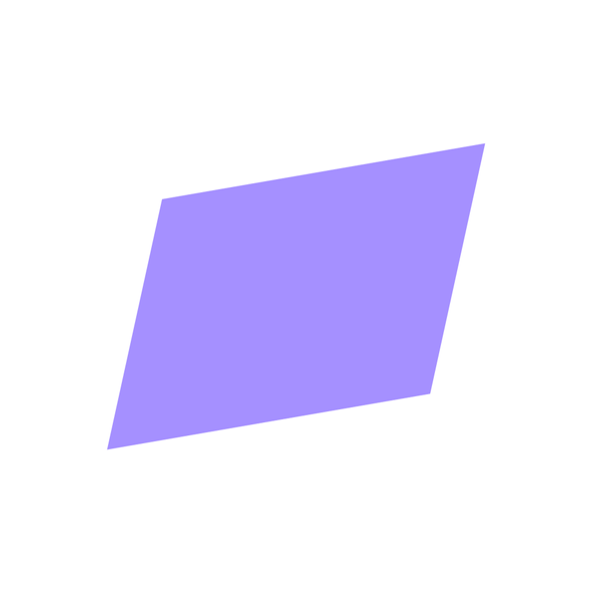
#> input picture shapes/rhombus.png, 600 x 600 px, found by its file name
$ jupyter execute --allow-errors PathGenerationModule.ipynb
#> lines starting #> are read from the running program, lines starting #| are printed output that depends on the picture; after the words box and inside, x2 and y2 are one past the last pixel; in counts of white or black regions, pixels touching at a corner belong together
*This script is the first iteration of the Path Generation Module, for our University of Pittsburgh Senior Design Project, the assistive whiteboard robot, for Spring 2023.*

<h1> Path Output to File <h1>

[cell 1]
line = ["(0,1)", "(0,2)", "(0,3)" , "(0,4)", "(0,5)", "(0,6)", "(0,7)", "(0,8)"]

with open("Output.txt", "w") as file:
    data = " ".join(line)
    file.write(data)

<h3> For Splicing <h3>

*Adds a comma between each point*

[cell 2]
line = ["(0,1)", "(0,2)", "(0,3)" , "(0,4)", "(0,5)", "(0,6)", "(0,7)", "(0,8)"]

with open("Output.csv", "w") as file:
    data = ", ".join(line)
    file.write(data)

*Current Potential Issue: not iterative, need entire path completed*

<h3> For CSV <h3>

*pandas is a library the allows for the creation of a data frame to hold different analytical values. It can easily transfer data from its object structure into a .csv format, which is the easiest file type for the internal modules to read and write coordinates from.*

[cell 3]
import pandas as pd
from matplotlib import pyplot as plt

[cell 4]
points = [[0,0], [0,1], [0,2], [0,3], [0,4]]
df = pd.DataFrame(columns = ["x", "y"], data = points)
print(df)

[cell 5]
df.to_csv("Output.csv", index=False)

[cell 6]
def PathToFile(file, path):
    df = pd.DataFrame(columns = ["x", "y"], data = path)
    df.to_csv(file, index=False)

[cell 7]
PathToFile("Output.csv", df)

<h1> Geometric Shape Path <h1>

*y=mx+b for the basic line drawing function*

def Line(start, end, line):
    start_x = int(start[0])
    start_y = int(start[1])

    end_x = int(end[0])
    end_y = int(end[1])
    if(end_x-start_x != 0):
        m = ((end_y-start_y)/(end_x-start_x))
        print("slope:")
        print(m)
    else:
        m = 1
    #(y1-y0) = m(x1-x0)
    #b = m(x1)-m(x0) - (y1-y0)
    b = (-(m)*(start_x) + (start_y))
    print("y-intercept:")
    print(b)

    dist = int(((start_x-end_x)**2+(start_y-end_y)**2)**.5)

    step = 1
    if(start_x>end_x):
        step = -1
         start = start_x
         end = end_x
    elif(end_x<start_x):
         start = end_x
         end = start_x

    for p in range(start_x, end_x+step, step):
        y = m*(p) + b
        print("y:")
        if(-10E-5> y or y<10E-5):
            y=0
        print(y)
        if(start_x == end_x):
            line.append([start_x, y])
        elif(start_y==end_y):
            line.append([(p), start_y])
        else:
            line.append([(p),y])


    print(line)
    PathToFile("Output.csv", line)


[cell 8]
def Line2(start, end, line):
    d = dist(start, end)
    step = 0.25
    r = int(d/step)

    for i in range(r+1):
        x = start[0] + (end[0]-start[0])*i/r
        y = start[1] + (end[1]-start[1])*i/r
        line.append([round(x,1),round(y,1)])


    PathToFile("Output.csv", line)

[cell 9]
def Line3(start, end, line):

    line.append(start)
    line.append(end)
    print(line)

    PathToFile("Output.csv", line)

[cell 10]
def dist(start, end):
    dist=pow(pow(start[0]-end[0],2)+pow(start[1]-end[1],2),0.5)
    return dist

<h4>Diagonal Line<h4>

[cell 11]
Line3([4,4],[1,0], list())

[cell 12]
Line2([1,0],[4,4], list())

<h4>Horizontal Line<h4>

[cell 13]
Line2([0,0],[0,4], [])

<h4>Verticle Line<h4>

[cell 14]
Line2([4,4],[0,4], [])

<h3> Shapes <h3>

[cell 15]
def Triangle(one, two, three, line):
    Line2(one, two, line)
    Line2(two, three, line)
    Line2(three, one, line)
    print(line)

[cell 16]
Triangle([0,0],[0,4],[4,3],[])

[cell 17]
def LinearPath(l):
    line = []
    for i in range (0, len(l)-1):
        Line2(l[i], l[i+1], line)
    PathToFile("Output.csv", line)
    print(line)

[cell 18]
LinearPath([[0,0],[0,3],[3,3],[3,0]])

[cell 19]
import numpy as np

[cell 20]
def Circle(r, line):
#> called with r = 150
    theta = np.linspace( 0 , 2 * np.pi , 360 )
    radius = r
    a = radius * np.cos( theta )
    b = radius * np.sin( theta )
    for i in range(0,len(a)):
        line.append([round(a[i],3),round(b[i],3)])
        plt.scatter(round(a[i],3),round(b[i],3))
    PathToFile("Output.csv", line)
    print(line)

[cell 21]
LinearPath([[0,0],[0,3],[3,3],[3,0]])

[cell 22]
Circle(150, [])
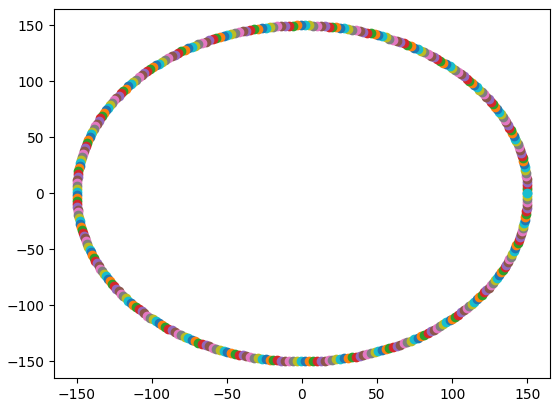
#> figure drawn by matplotlib, 1 panel

<h1> Edge Detection <h1>

[cell 23]
import cv2
import os
from matplotlib import pyplot as plt

[cell 24]
image_path = os.path.join('Pictures','rhombus.png')
img = cv2.imread(image_path)
#> img is the input picture: shape (600, 600, 3); mean B, G, R 255, 231, 235.5
plt.imshow(img)

<h3>Noise Reduction<h3>

[cell 25]
gray = cv2.cvtColor(img, cv2.COLOR_BGR2GRAY)
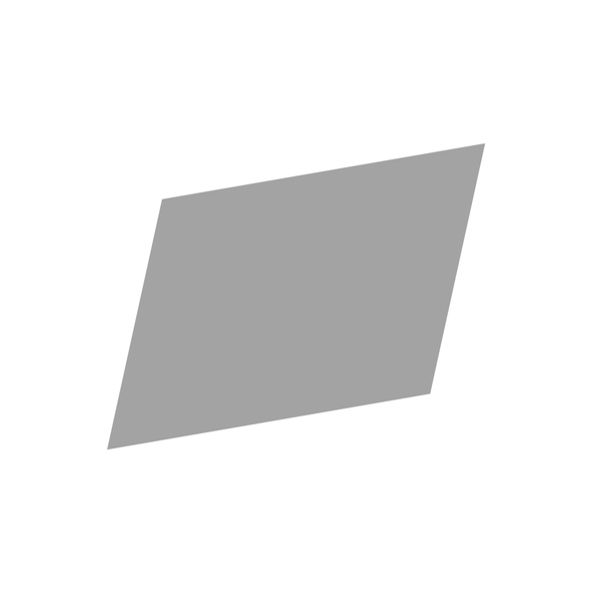
#> gray: shape (600, 600); min 153, max 255, mean 235.1
plt.imshow(gray)
blur = cv2.GaussianBlur(gray, (5,5), 0)

<h3>Convolution filters<h3>

[cell 26]
canny = cv2.Canny(blur, threshold1 = 180, threshold2 = 200)
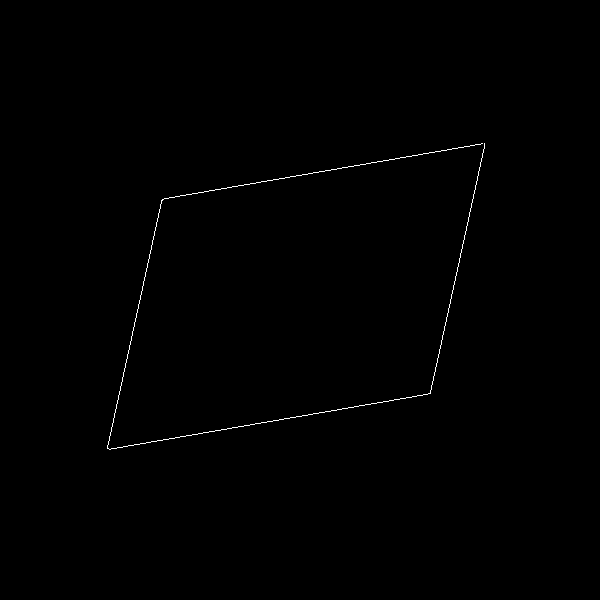
#> canny: shape (600, 600); 0.32% white in thin lines or dots, all inside (x1, y1, x2, y2) = (107, 143, 485, 450)

[cell 27]
resize_image = cv2.resize(canny, (int(img.shape[1]/2), int(img.shape[0]/2)))
cv2.imshow('Frame View', resize_image)
plt.imshow(resize_image)

<h1> Feature Detection <h1>

[cell 28]
corners= cv2.goodFeaturesToTrack(gray, 100, 0.01, 50)
#> corners = [[108, 448], [483, 144], [429, 393], [162, 199]]
print(corners)

[cell 29]
x_min = 100000
y_max = 0
for corner in corners:
    x,y= corner[0]
    x= int((x)/2)
    y= int((y)/2)
    cv2.rectangle(resize_image, (x-5,y-5),(x+5,y+5),(255,0,0),-1)
#> this loop made 4 passes
#> (corner, x, y) on passes 1 to 4: ([[108, 448]], 54, 224), ([[483, 144]], 241, 72), ([[429, 393]], 214, 196), ([[162, 199]], 81, 99)
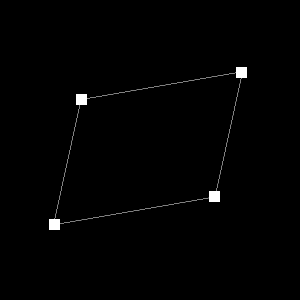
#> resize_image: shape (300, 300); min 0, max 255, mean 2.1


plt.imshow(resize_image)

<h1> Feature Detection - Curves<h1>

[cell 30]
image_path = os.path.join('circle2.png')
img = cv2.imread(image_path)
#> (the rest of this cell did not finish here and is left out)

#> (a cell that did not finish here is left out)

[cell 32]
canny = cv2.Canny(blur, threshold1 = 180, threshold2 = 200)
#> (the rest of this cell did not finish here and is left out)

[cell 33]
corners= cv2.goodFeaturesToTrack(gray, 500, 0.00001, 5)
#> corners = 157 rows, first 8: [108, 448], [483, 144], [429, 393], [162, 199], [125, 363], [441, 344], [459, 262], [450, 303]
print(corners)

for corner in corners:
    x,y= corner[0]
    x= int((x)/2)
    y= int((y)/2)
    cv2.rectangle(resize_image, (x-5,y-5),(x+5,y+5),(255,0,0),-1)
    plt.scatter(round(x,3),round(y,3))
#> this loop made 157 passes
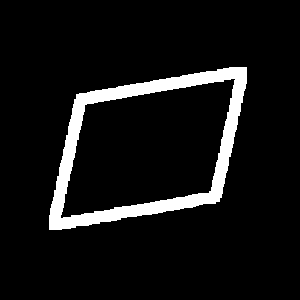
#> resize_image: shape (300, 300); 7.8% white; 1 white region, box (x1, y1, x2, y2) and area: (49, 67, 247, 230) 6990

print(resize_image)
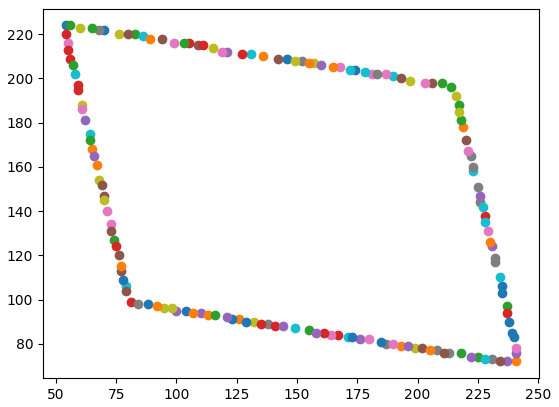
#> figure drawn by matplotlib, 1 panel

<h1>Starting Point<h1>

[cell 34]
# [4 lines of commented-out code are left out]

[cell 35]
# [7 lines of commented-out code are left out]

[cell 36]
def StartPoint(corners):
    x_min = 100000
    y_max = 0
    for corner in corners:
        x,y= corner[0]
        x= int((x)/2)
        y= int((y)/2)

    #START POINT LOCATER

        if(x<x_min):
            x_min = x
        if(y>y_max):
            y_max = y

    #END START POINT LOCATION

        cv2.rectangle(resize_image, (x-5,y-5),(x+5,y+5),(255,0,0),-1)
#> this loop made 157 passes
#> (corner, x, y, x_min, y_max) on pass 1: ([[108, 448]], 54, 224, 54, 224)
#> (corner, x, y) on passes 2 to 7: ([[483, 144]], 241, 72), ([[429, 393]], 214, 196), ([[162, 199]], 81, 99), ([[125, 363]], 62, 181), ([[441, 344]], 220, 172), ([[459, 262]], 229, 131)
#> after the loop, x_min = 54; y_max = 224
    print(x_min)
    print(y_max)

$ run again, with shapes/arrow1.png copied over shapes/rhombus.png
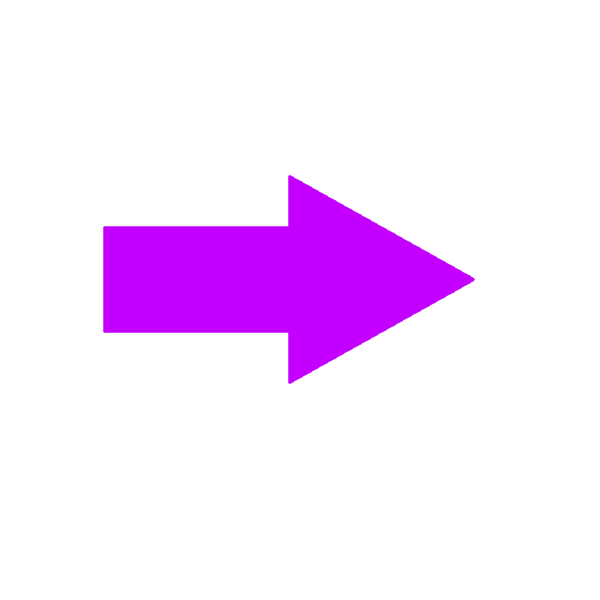
#> input picture shapes/arrow1.png, 600 x 600 px, found by its file name
#> img is the input picture: shape (600, 600, 3); mean B, G, R 255, 227, 248.4
#> canny: shape (600, 600); 0.32% white in thin lines or dots, all inside (x1, y1, x2, y2) = (103, 175, 475, 384)
#> `corners= cv2.goodFeaturesToTrack(gray, 100, 0.01, 50)`: corners = [[289, 382], [289, 176], [473, 279], [104, 331], [104, 227], [337, 357], [396, 324], [430, 253], [371, 220]]
#> the loop `for corner in corners:` made 9 passes
#> (corner, x, y) on passes 1 to 8: ([[289, 382]], 144, 191), ([[289, 176]], 144, 88), ([[473, 279]], 236, 139), ([[104, 331]], 52, 165), ([[104, 227]], 52, 113), ([[337, 357]], 168, 178), ([[396, 324]], 198, 162), ([[430, 253]], 215, 126)
#> after the loop `for corner in corners:`:
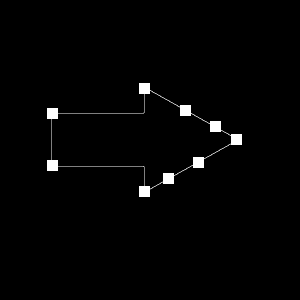
#> resize_image: shape (300, 300); min 0, max 255, mean 3.7
#> `corners= cv2.goodFeaturesToTrack(gray, 500, 0.00001, 5)`: corners = 51 rows, first 8: [289, 382], [289, 176], [287, 333], [287, 225], [473, 279], [104, 331], [104, 227], [446, 296]
#> the loop `for corner in corners:` made 51 passes
#> (corner, x, y) on passes 1 to 8: ([[289, 382]], 144, 191), ([[289, 176]], 144, 88), ([[287, 333]], 143, 166), ([[287, 225]], 143, 112), ([[473, 279]], 236, 139), ([[104, 331]], 52, 165), ([[104, 227]], 52, 113), ([[446, 296]], 223, 148)
#> `[cell 33] corners= cv2.goodFeaturesToTrack(gray, 500, 0.00001, 5) prin..`:
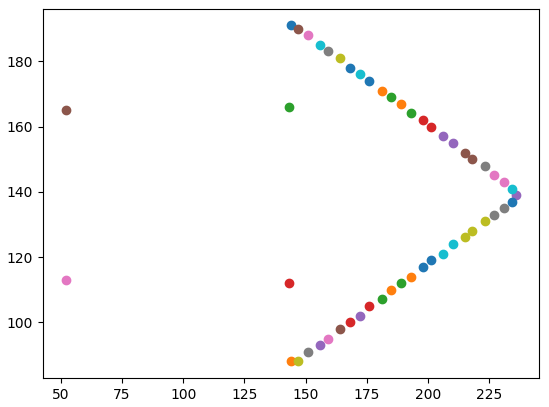
#> figure drawn by matplotlib, 1 panel
#> the loop in StartPoint, `for corner in corners:` made 51 passes
#> (corner, x, y, x_min, y_max) on pass 1: ([[289, 382]], 144, 191, 144, 191)
#> after the loop in StartPoint, `for corner in corners:`: x_min = 52; y_max = 191

$ run again, with shapes/arrow2.png copied over shapes/rhombus.png
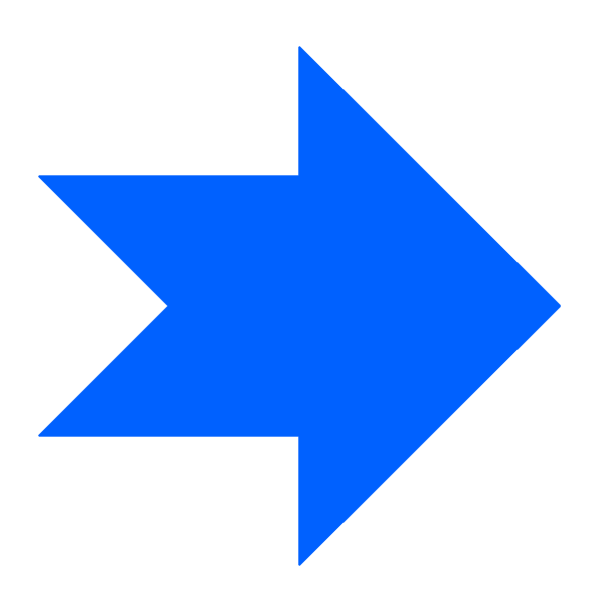
#> input picture shapes/arrow2.png, 600 x 600 px, found by its file name
#> img is the input picture: shape (600, 600, 3); mean B, G, R 255, 202.3, 169.9
#> canny: shape (600, 600); 0.65% white in thin lines or dots, all inside (x1, y1, x2, y2) = (38, 46, 561, 566)
#> `corners= cv2.goodFeaturesToTrack(gray, 100, 0.01, 50)`: corners = [[299, 564], [39, 435], [39, 176], [299, 47], [297, 437], [297, 174], [166, 306], [560, 306], [342, 523], [342, 88], [516, 350], [516, 261]]
#> the loop `for corner in corners:` made 12 passes
#> (corner, x, y) on passes 1 to 8: ([[299, 564]], 149, 282), ([[39, 435]], 19, 217), ([[39, 176]], 19, 88), ([[299, 47]], 149, 23), ([[297, 437]], 148, 218), ([[297, 174]], 148, 87), ([[166, 306]], 83, 153), ([[560, 306]], 280, 153)
#> after the loop `for corner in corners:`:
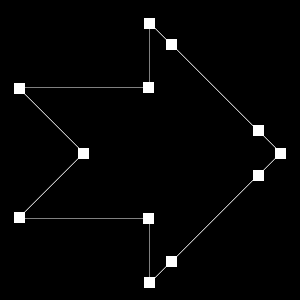
#> resize_image: shape (300, 300); min 0, max 255, mean 5.5
#> `corners= cv2.goodFeaturesToTrack(gray, 500, 0.00001, 5)`: corners = 16 rows, first 8: [299, 564], [39, 435], [39, 176], [299, 47], [297, 437], [297, 174], [166, 306], [560, 306]
#> the loop `for corner in corners:` made 16 passes
#> `[cell 33] corners= cv2.goodFeaturesToTrack(gray, 500, 0.00001, 5) prin..`:
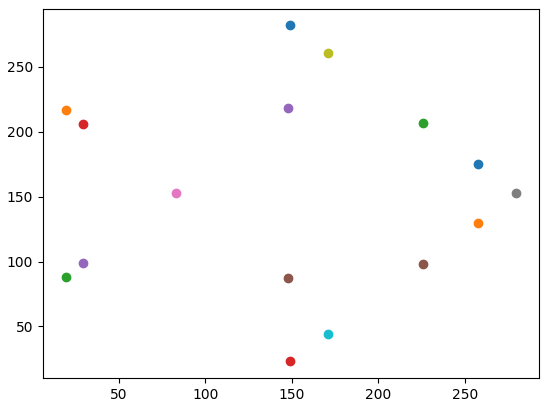
#> figure drawn by matplotlib, 1 panel
#> the loop in StartPoint, `for corner in corners:` made 16 passes
#> (corner, x, y, x_min, y_max) on pass 1: ([[299, 564]], 149, 282, 149, 282)
#> after the loop in StartPoint, `for corner in corners:`: x_min = 19; y_max = 282
